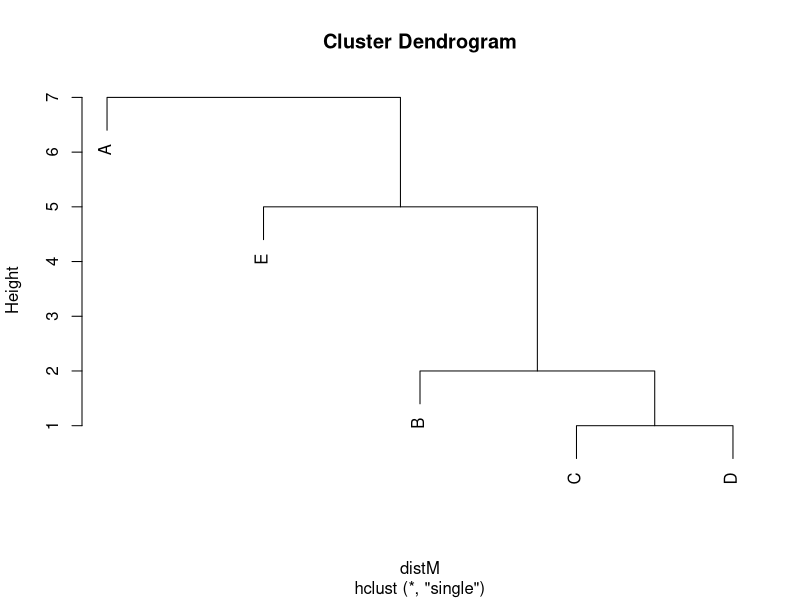
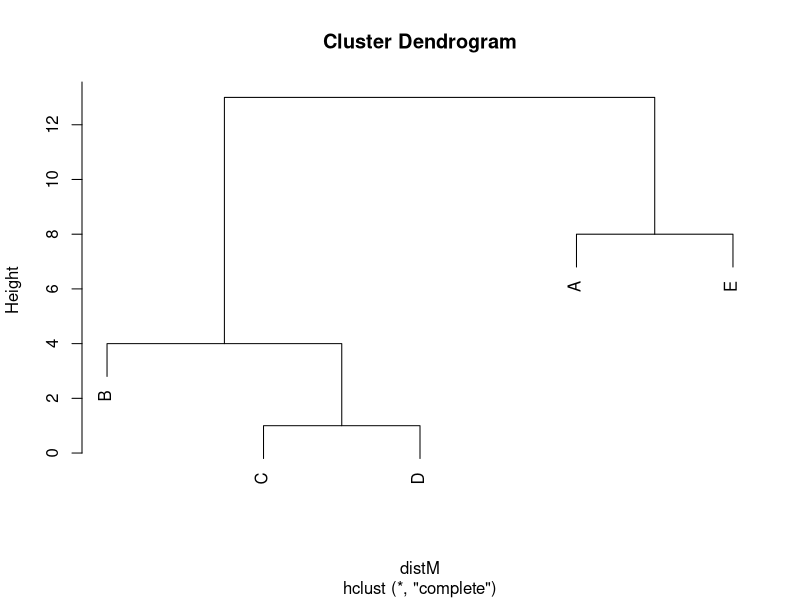
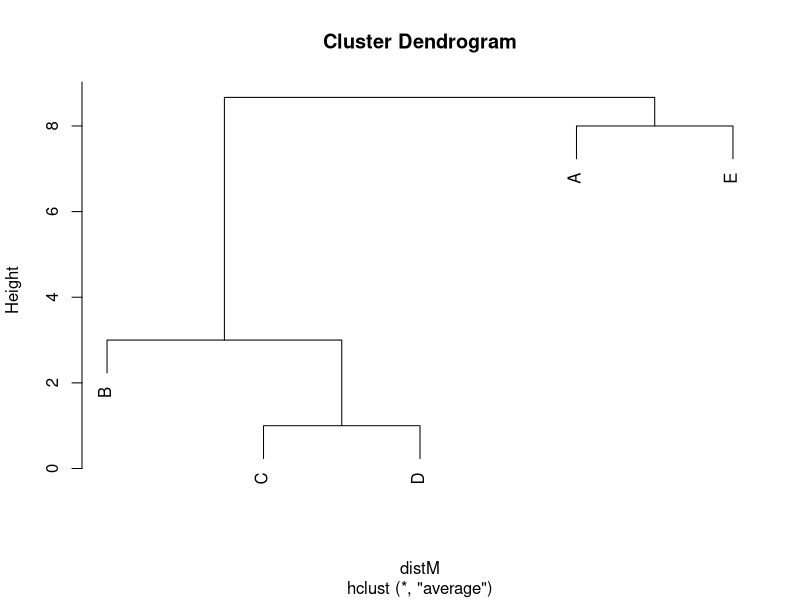
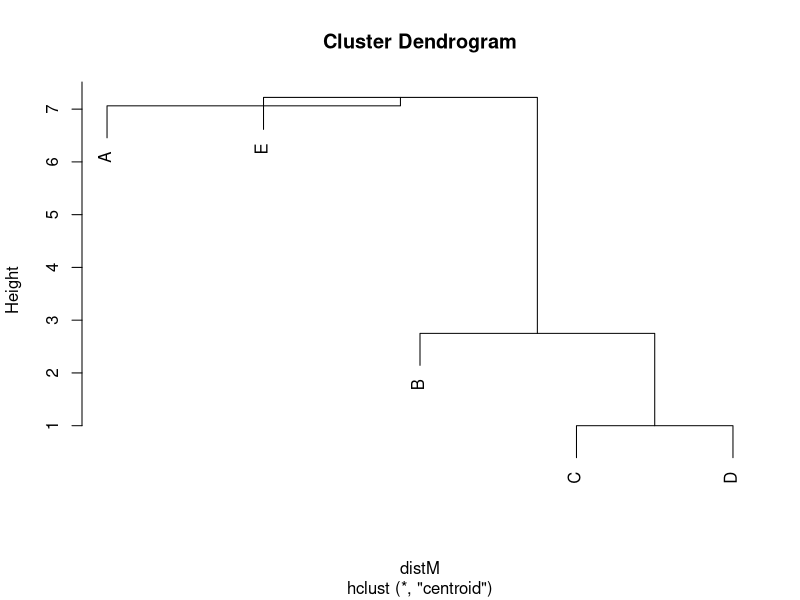

These figures' R source, in order:
################################################################################
# Exercise 12
################################################################################

################################################################################
# Exercise 13
################################################################################


################################################################################
# Exercise 14
################################################################################

distM = matrix(c(0,9,7,12,8,9,0,4,2,5,7,4,0,1,13,12,2,1,0,6,8,5,13,6,0), ncol=5)
colnames(distM) = rownames(distM) = c('A','B','C','D','E')
distM = as.dist(distM)
distM

hca = hclust(distM, method = 'single')
plot(hca)

hca = hclust(distM, method = 'complete')
plot(hca)

hca = hclust(distM, method = 'average')
plot(hca)

hca = hclust(distM, method = 'centroid')
plot(hca)
hca$height
